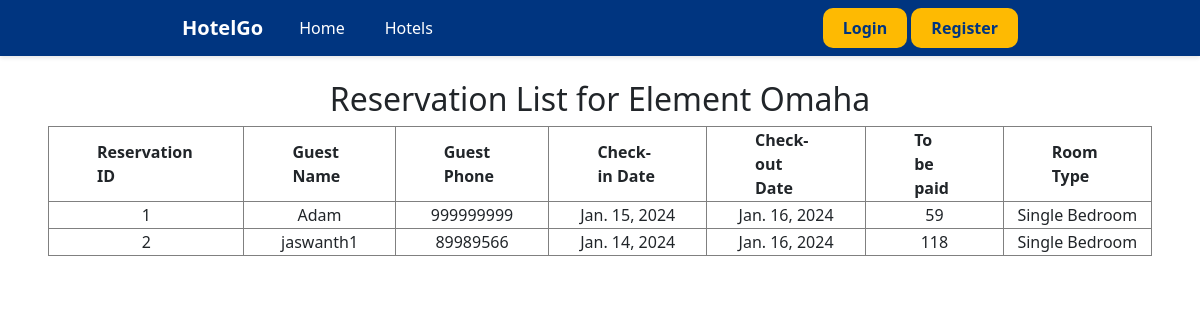
Screenshot of /reservation_list/1/ with the database file from the repository.
### hotels/models.py (models this page shows, shortened)
class Hotel(models.Model):
    name = models.CharField(max_length=255)
    location = models.CharField(max_length=255)
    image1 = models.ImageField(upload_to='images/hotel_images/')
    image2 = models.ImageField(upload_to='images/hotel_images/', null=True, blank=True)
    image3 = models.ImageField(upload_to='images/hotel_images/', null=True, blank=True)
    image4 = models.ImageField(upload_to='images/hotel_images/', null=True, blank=True)
    room_types = models.ManyToManyField(RoomType, through=HotelRoom)
    description = models.TextField()
    free_wifi = models.BooleanField(default=False)
    fitness_center = models.BooleanField(default=False)
    breakfast = models.BooleanField(default=False)
    swimming_pool = models.BooleanField(default=False)
    rating = models.FloatField()

class RoomReservation(models.Model):
    user = models.ForeignKey(User, on_delete=models.CASCADE)
    hotel = models.ForeignKey(Hotel, on_delete=models.CASCADE)
    room_type = models.ForeignKey(RoomType, on_delete=models.CASCADE)
    quantity = models.PositiveIntegerField(validators=[MinValueValidator(1)])
    guest_name = models.CharField(max_length=255)
    guest_email = models.EmailField()
    guest_phone = models.CharField(max_length=15)
    checkin_date = models.DateField(default=datetime.now)
    checkout_date = models.DateField(default=datetime.now)
    booked_on = models.DateTimeField(auto_now_add=True)
    num_days = models.PositiveIntegerField(default=1)
    cost = models.PositiveIntegerField()

class RoomType(models.Model):
    name = models.CharField(max_length=255)
    capacity = models.PositiveIntegerField()
    price = models.DecimalField(max_digits=6, decimal_places=2)
    def __str__(self):
        return self.name

### hotels/views.py (the view)
# urls.py: path('reservation_list/<int:hotel_id>/', reservation_list, name='reservation_list')
def reservation_list(request, hotel_id):
    hotel = Hotel.objects.get(pk=hotel_id)
    reservations = RoomReservation.objects.filter(hotel=hotel)
    return render(request, 'reservation_list.html', {'hotel': hotel, 'reservations': reservations})

### hotels/templates/reservation_list.html
{% extends "base.html" %}
{% block content %}
    <div class="px-5" >
    <br>
    <h2 class="text-center">Reservation List for {{ hotel.name }}</h2>
    {% if reservations %}
        <table class="table-bordered ">
            <thead>
                <tr>
                    <th class="px-5">Reservation ID</th>
                    <th class="px-5">Guest Name</th>
                       <th class="px-5">Guest Phone</th>
                    <th class="px-5">Check-in Date</th>
                    <th class="px-5">Check-out Date</th>
                    <th class="px-5">To be paid</th>
                    <th class="px-5"> Room Type</th>
                </tr>
            </thead>
            <tbody>
                {% for reservation in reservations %}
                    <tr class="text-center">
                        <td>{{ reservation.id }}</td>
                        <td>{{ reservation.guest_name }}</td>
                          <td>{{ reservation.guest_phone }}</td>
                        <td>{{ reservation.checkin_date }}</td>
                        <td>{{ reservation.checkout_date }}</td>
                        <td>{{ reservation.cost }}</td>
                    <td>{{ reservation.room_type }}</td>
                    </tr>
                {% endfor %}
            </tbody>
        </table>
    {% else %}
        <p>No reservations found for this hotel.</p>
    {% endif %}
     </div>
{% endblock %}

### rows the page displays
Hotel: name "Element Omaha"
RoomReservation: id "1", guest_name "Adam", guest_phone "999999999", checkin_date "Jan. 15, 2024", checkout_date "Jan. 16, 2024", cost "59", room_type "Single Bedroom"
RoomReservation: id "2", guest_name "jaswanth1", guest_phone "89989566", checkin_date "Jan. 14, 2024", checkout_date "Jan. 16, 2024", cost "118", room_type "Single Bedroom"
